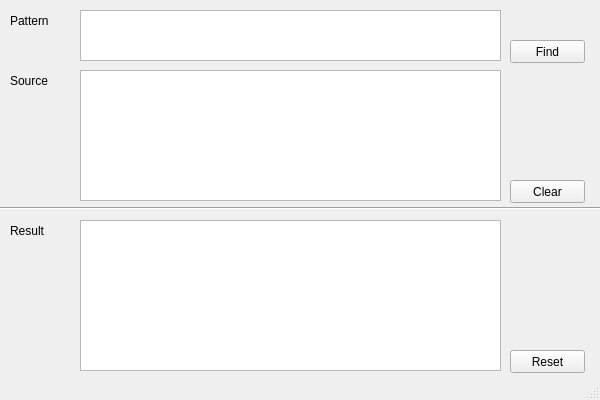
<?xml version="1.0" encoding="UTF-8"?>
<ui version="4.0">
 <class>QtGuiApplication1Class</class>
 <widget class="QMainWindow" name="QtGuiApplication1Class">
  <property name="minimumSize">
   <size>
    <width>600</width>
    <height>400</height>
   </size>
  </property>
  <property name="windowTitle">
   <string>QtGuiApplication1</string>
  </property>
  <widget class="QWidget" name="centralWidget">
   <widget class="QLabel" name="label">
    <property name="geometry">
     <rect>
      <x>10</x>
      <y>10</y>
      <width>61</width>
      <height>21</height>
     </rect>
    </property>
    <property name="text">
     <string>Pattern</string>
    </property>
   </widget>
   <widget class="Line" name="line">
    <property name="geometry">
     <rect>
      <x>0</x>
      <y>200</y>
      <width>601</width>
      <height>16</height>
     </rect>
    </property>
    <property name="orientation">
     <enum>Qt::Horizontal</enum>
    </property>
   </widget>
   <widget class="QPlainTextEdit" name="plainTextEdit_pattern">
    <property name="geometry">
     <rect>
      <x>80</x>
      <y>10</y>
      <width>421</width>
      <height>51</height>
     </rect>
    </property>
   </widget>
   <widget class="QPushButton" name="pushButton_Find">
    <property name="geometry">
     <rect>
      <x>510</x>
      <y>40</y>
      <width>75</width>
      <height>23</height>
     </rect>
    </property>
    <property name="text">
     <string>Find</string>
    </property>
   </widget>
   <widget class="QPlainTextEdit" name="plainTextEdit_source">
    <property name="geometry">
     <rect>
      <x>80</x>
      <y>70</y>
      <width>421</width>
      <height>131</height>
     </rect>
    </property>
   </widget>
   <widget class="QPushButton" name="pushButton_Clear">
    <property name="geometry">
     <rect>
      <x>510</x>
      <y>180</y>
      <width>75</width>
      <height>23</height>
     </rect>
    </property>
    <property name="text">
     <string>Clear</string>
    </property>
   </widget>
   <widget class="QTextBrowser" name="textBrowser_result">
    <property name="geometry">
     <rect>
      <x>80</x>
      <y>220</y>
      <width>421</width>
      <height>151</height>
     </rect>
    </property>
   </widget>
   <widget class="QPushButton" name="pushButton_Reset">
    <property name="geometry">
     <rect>
      <x>510</x>
      <y>350</y>
      <width>75</width>
      <height>23</height>
     </rect>
    </property>
    <property name="text">
     <string>Reset</string>
    </property>
   </widget>
   <widget class="QLabel" name="label_2">
    <property name="geometry">
     <rect>
      <x>10</x>
      <y>70</y>
      <width>61</width>
      <height>21</height>
     </rect>
    </property>
    <property name="text">
     <string>Source</string>
    </property>
   </widget>
   <widget class="QLabel" name="label_3">
    <property name="geometry">
     <rect>
      <x>10</x>
      <y>220</y>
      <width>61</width>
      <height>21</height>
     </rect>
    </property>
    <property name="text">
     <string>Result</string>
    </property>
   </widget>
  </widget>
  <widget class="QStatusBar" name="statusBar"/>
 </widget>
 <layoutdefault spacing="6" margin="11"/>
 <resources>
  <include location="QtGuiApplication1.qrc"/>
 </resources>
 <connections>
  <connection>
   <sender>pushButton_Reset</sender>
   <signal>clicked()</signal>
   <receiver>plainTextEdit_pattern</receiver>
   <slot>clear()</slot>
   <hints>
    <hint type="sourcelabel">
     <x>573</x>
     <y>344</y>
    </hint>
    <hint type="destinationlabel">
     <x>290</x>
     <y>47</y>
    </hint>
   </hints>
  </connection>
  <connection>
   <sender>pushButton_Reset</sender>
   <signal>clicked()</signal>
   <receiver>plainTextEdit_source</receiver>
   <slot>clear()</slot>
   <hints>
    <hint type="sourcelabel">
     <x>547</x>
     <y>346</y>
    </hint>
    <hint type="destinationlabel">
     <x>288</x>
     <y>114</y>
    </hint>
   </hints>
  </connection>
  <connection>
   <sender>pushButton_Clear</sender>
   <signal>clicked()</signal>
   <receiver>plainTextEdit_source</receiver>
   <slot>clear()</slot>
   <hints>
    <hint type="sourcelabel">
     <x>547</x>
     <y>203</y>
    </hint>
    <hint type="destinationlabel">
     <x>289</x>
     <y>142</y>
    </hint>
   </hints>
  </connection>
  <connection>
   <sender>pushButton_Reset</sender>
   <signal>clicked()</signal>
   <receiver>textBrowser_result</receiver>
   <slot>clear()</slot>
   <hints>
    <hint type="sourcelabel">
     <x>527</x>
     <y>347</y>
    </hint>
    <hint type="destinationlabel">
     <x>495</x>
     <y>286</y>
    </hint>
   </hints>
  </connection>
 </connections>
</ui>
